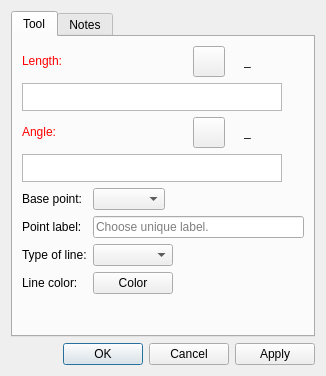
<?xml version="1.0" encoding="UTF-8"?>
<ui version="4.0">
 <class>DialogEndLine</class>
 <widget class="QDialog" name="DialogEndLine">
  <property name="geometry">
   <rect>
    <x>0</x>
    <y>0</y>
    <width>326</width>
    <height>376</height>
   </rect>
  </property>
  <property name="sizePolicy">
   <sizepolicy hsizetype="Preferred" vsizetype="Expanding">
    <horstretch>0</horstretch>
    <verstretch>0</verstretch>
   </sizepolicy>
  </property>
  <property name="windowTitle">
   <string>Point at distance and angle</string>
  </property>
  <property name="windowIcon">
   <iconset resource="../../../vmisc/share/resources/icon.qrc">
    <normaloff>:/icon/64x64/icon64x64.png</normaloff>:/icon/64x64/icon64x64.png</iconset>
  </property>
  <property name="locale">
   <locale language="English" country="UnitedStates"/>
  </property>
  <layout class="QVBoxLayout" name="verticalLayout_2">
   <item>
    <widget class="QTabWidget" name="tabWidget">
     <property name="currentIndex">
      <number>0</number>
     </property>
     <widget class="QWidget" name="tab">
      <attribute name="title">
       <string>Tool</string>
      </attribute>
      <layout class="QVBoxLayout" name="verticalLayout">
       <item>
        <layout class="QHBoxLayout" name="horizontalLayout">
         <item alignment="Qt::AlignLeft">
          <widget class="QLabel" name="labelEditFormula">
           <property name="sizePolicy">
            <sizepolicy hsizetype="Fixed" vsizetype="Fixed">
             <horstretch>0</horstretch>
             <verstretch>0</verstretch>
            </sizepolicy>
           </property>
           <property name="palette">
            <palette>
             <active>
              <colorrole role="WindowText">
               <brush brushstyle="SolidPattern">
                <color alpha="255">
                 <red>255</red>
                 <green>0</green>
                 <blue>0</blue>
                </color>
               </brush>
              </colorrole>
             </active>
             <inactive>
              <colorrole role="WindowText">
               <brush brushstyle="SolidPattern">
                <color alpha="255">
                 <red>255</red>
                 <green>0</green>
                 <blue>0</blue>
                </color>
               </brush>
              </colorrole>
             </inactive>
             <disabled>
              <colorrole role="WindowText">
               <brush brushstyle="SolidPattern">
                <color alpha="255">
                 <red>159</red>
                 <green>158</green>
                 <blue>158</blue>
                </color>
               </brush>
              </colorrole>
             </disabled>
            </palette>
           </property>
           <property name="text">
            <string>Length:</string>
           </property>
          </widget>
         </item>
         <item>
          <spacer name="horizontalSpacer">
           <property name="orientation">
            <enum>Qt::Horizontal</enum>
           </property>
           <property name="sizeType">
            <enum>QSizePolicy::Expanding</enum>
           </property>
           <property name="sizeHint" stdset="0">
            <size>
             <width>40</width>
             <height>20</height>
            </size>
           </property>
          </spacer>
         </item>
         <item alignment="Qt::AlignRight">
          <widget class="QToolButton" name="toolButtonExprLength">
           <property name="sizePolicy">
            <sizepolicy hsizetype="Fixed" vsizetype="Fixed">
             <horstretch>0</horstretch>
             <verstretch>0</verstretch>
            </sizepolicy>
           </property>
           <property name="toolTip">
            <string>Formula wizard</string>
           </property>
           <property name="text">
            <string notr="true"/>
           </property>
           <property name="icon">
            <iconset resource="../../../vmisc/share/resources/icon.qrc">
             <normaloff>:/icon/light/24x24/fx.png</normaloff>:/icon/light/24x24/fx.png</iconset>
           </property>
           <property name="iconSize">
            <size>
             <width>24</width>
             <height>24</height>
            </size>
           </property>
          </widget>
         </item>
         <item alignment="Qt::AlignRight">
          <widget class="QLabel" name="label_4">
           <property name="sizePolicy">
            <sizepolicy hsizetype="Fixed" vsizetype="Fixed">
             <horstretch>0</horstretch>
             <verstretch>0</verstretch>
            </sizepolicy>
           </property>
           <property name="text">
            <string/>
           </property>
           <property name="pixmap">
            <pixmap resource="../../../vmisc/share/resources/icon.qrc">:/icon/light/24x24/equal.png</pixmap>
           </property>
          </widget>
         </item>
         <item alignment="Qt::AlignRight">
          <widget class="QLabel" name="labelResultCalculation">
           <property name="sizePolicy">
            <sizepolicy hsizetype="Fixed" vsizetype="Fixed">
             <horstretch>0</horstretch>
             <verstretch>0</verstretch>
            </sizepolicy>
           </property>
           <property name="minimumSize">
            <size>
             <width>60</width>
             <height>0</height>
            </size>
           </property>
           <property name="toolTip">
            <string>Value</string>
           </property>
           <property name="text">
            <string notr="true">_</string>
           </property>
          </widget>
         </item>
        </layout>
       </item>
       <item>
        <layout class="QHBoxLayout" name="horizontalLayout_8">
         <item>
          <widget class="VPlainTextEdit" name="plainTextEditFormula">
           <property name="sizePolicy">
            <sizepolicy hsizetype="Expanding" vsizetype="Preferred">
             <horstretch>0</horstretch>
             <verstretch>0</verstretch>
            </sizepolicy>
           </property>
           <property name="maximumSize">
            <size>
             <width>16777215</width>
             <height>28</height>
            </size>
           </property>
           <property name="baseSize">
            <size>
             <width>4</width>
             <height>0</height>
            </size>
           </property>
           <property name="toolTip">
            <string>Calculation</string>
           </property>
           <property name="tabChangesFocus">
            <bool>true</bool>
           </property>
           <property name="lineWrapMode">
            <enum>QPlainTextEdit::NoWrap</enum>
           </property>
          </widget>
         </item>
         <item>
          <widget class="QPushButton" name="pushButtonGrowLength">
           <property name="maximumSize">
            <size>
             <width>16</width>
             <height>16</height>
            </size>
           </property>
           <property name="toolTip">
            <string>&lt;html&gt;&lt;head/&gt;&lt;body&gt;&lt;p&gt;Show full calculation in message box&lt;/p&gt;&lt;/body&gt;&lt;/html&gt;</string>
           </property>
           <property name="text">
            <string notr="true"/>
           </property>
           <property name="icon">
            <iconset theme="go-down"/>
           </property>
           <property name="iconSize">
            <size>
             <width>16</width>
             <height>16</height>
            </size>
           </property>
           <property name="flat">
            <bool>true</bool>
           </property>
          </widget>
         </item>
        </layout>
       </item>
       <item>
        <layout class="QHBoxLayout" name="horizontalLayout_9">
         <item alignment="Qt::AlignLeft">
          <widget class="QLabel" name="labelEditAngle">
           <property name="sizePolicy">
            <sizepolicy hsizetype="Fixed" vsizetype="Fixed">
             <horstretch>0</horstretch>
             <verstretch>0</verstretch>
            </sizepolicy>
           </property>
           <property name="palette">
            <palette>
             <active>
              <colorrole role="WindowText">
               <brush brushstyle="SolidPattern">
                <color alpha="255">
                 <red>255</red>
                 <green>0</green>
                 <blue>0</blue>
                </color>
               </brush>
              </colorrole>
             </active>
             <inactive>
              <colorrole role="WindowText">
               <brush brushstyle="SolidPattern">
                <color alpha="255">
                 <red>255</red>
                 <green>0</green>
                 <blue>0</blue>
                </color>
               </brush>
              </colorrole>
             </inactive>
             <disabled>
              <colorrole role="WindowText">
               <brush brushstyle="SolidPattern">
                <color alpha="255">
                 <red>159</red>
                 <green>158</green>
                 <blue>158</blue>
                </color>
               </brush>
              </colorrole>
             </disabled>
            </palette>
           </property>
           <property name="text">
            <string>Angle:</string>
           </property>
          </widget>
         </item>
         <item>
          <spacer name="horizontalSpacer_2">
           <property name="orientation">
            <enum>Qt::Horizontal</enum>
           </property>
           <property name="sizeHint" stdset="0">
            <size>
             <width>40</width>
             <height>20</height>
            </size>
           </property>
          </spacer>
         </item>
         <item alignment="Qt::AlignRight">
          <widget class="QToolButton" name="toolButtonExprAngle">
           <property name="sizePolicy">
            <sizepolicy hsizetype="Fixed" vsizetype="Fixed">
             <horstretch>0</horstretch>
             <verstretch>0</verstretch>
            </sizepolicy>
           </property>
           <property name="toolTip">
            <string>Formula wizard</string>
           </property>
           <property name="text">
            <string notr="true"/>
           </property>
           <property name="icon">
            <iconset resource="../../../vmisc/share/resources/icon.qrc">
             <normaloff>:/icon/light/24x24/fx.png</normaloff>:/icon/light/24x24/fx.png</iconset>
           </property>
           <property name="iconSize">
            <size>
             <width>24</width>
             <height>24</height>
            </size>
           </property>
          </widget>
         </item>
         <item alignment="Qt::AlignRight">
          <widget class="QLabel" name="label_5">
           <property name="sizePolicy">
            <sizepolicy hsizetype="Fixed" vsizetype="Fixed">
             <horstretch>0</horstretch>
             <verstretch>0</verstretch>
            </sizepolicy>
           </property>
           <property name="text">
            <string/>
           </property>
           <property name="pixmap">
            <pixmap resource="../../../vmisc/share/resources/icon.qrc">:/icon/light/24x24/equal.png</pixmap>
           </property>
          </widget>
         </item>
         <item alignment="Qt::AlignRight">
          <widget class="QLabel" name="labelResultCalculationAngle">
           <property name="sizePolicy">
            <sizepolicy hsizetype="Fixed" vsizetype="Fixed">
             <horstretch>0</horstretch>
             <verstretch>0</verstretch>
            </sizepolicy>
           </property>
           <property name="minimumSize">
            <size>
             <width>60</width>
             <height>0</height>
            </size>
           </property>
           <property name="toolTip">
            <string>Value</string>
           </property>
           <property name="text">
            <string notr="true">_</string>
           </property>
          </widget>
         </item>
        </layout>
       </item>
       <item>
        <layout class="QHBoxLayout" name="horizontalLayout_10">
         <item>
          <widget class="VPlainTextEdit" name="plainTextEditAngle">
           <property name="sizePolicy">
            <sizepolicy hsizetype="Expanding" vsizetype="Preferred">
             <horstretch>0</horstretch>
             <verstretch>0</verstretch>
            </sizepolicy>
           </property>
           <property name="maximumSize">
            <size>
             <width>16777215</width>
             <height>28</height>
            </size>
           </property>
           <property name="baseSize">
            <size>
             <width>4</width>
             <height>0</height>
            </size>
           </property>
           <property name="toolTip">
            <string>Calculation</string>
           </property>
           <property name="tabChangesFocus">
            <bool>true</bool>
           </property>
           <property name="lineWrapMode">
            <enum>QPlainTextEdit::NoWrap</enum>
           </property>
          </widget>
         </item>
         <item>
          <widget class="QPushButton" name="pushButtonGrowLengthAngle">
           <property name="maximumSize">
            <size>
             <width>16</width>
             <height>16</height>
            </size>
           </property>
           <property name="toolTip">
            <string>&lt;html&gt;&lt;head/&gt;&lt;body&gt;&lt;p&gt;Show full calculation in message box&lt;/p&gt;&lt;/body&gt;&lt;/html&gt;</string>
           </property>
           <property name="text">
            <string notr="true"/>
           </property>
           <property name="icon">
            <iconset theme="go-down"/>
           </property>
           <property name="iconSize">
            <size>
             <width>16</width>
             <height>16</height>
            </size>
           </property>
           <property name="flat">
            <bool>true</bool>
           </property>
          </widget>
         </item>
        </layout>
       </item>
       <item>
        <layout class="QFormLayout" name="formLayout">
         <property name="fieldGrowthPolicy">
          <enum>QFormLayout::ExpandingFieldsGrow</enum>
         </property>
         <item row="0" column="0">
          <widget class="QLabel" name="label_3">
           <property name="sizePolicy">
            <sizepolicy hsizetype="Expanding" vsizetype="Preferred">
             <horstretch>0</horstretch>
             <verstretch>0</verstretch>
            </sizepolicy>
           </property>
           <property name="text">
            <string>Base point:</string>
           </property>
          </widget>
         </item>
         <item row="0" column="1">
          <widget class="QComboBox" name="comboBoxBasePoint"/>
         </item>
         <item row="1" column="0">
          <widget class="QLabel" name="labelEditNamePoint">
           <property name="sizePolicy">
            <sizepolicy hsizetype="Expanding" vsizetype="Preferred">
             <horstretch>0</horstretch>
             <verstretch>0</verstretch>
            </sizepolicy>
           </property>
           <property name="text">
            <string>Point label:</string>
           </property>
          </widget>
         </item>
         <item row="1" column="1">
          <widget class="QLineEdit" name="lineEditNamePoint">
           <property name="toolTip">
            <string>Unique label</string>
           </property>
           <property name="placeholderText">
            <string>Choose unique label.</string>
           </property>
          </widget>
         </item>
         <item row="2" column="0">
          <widget class="QLabel" name="label_7">
           <property name="sizePolicy">
            <sizepolicy hsizetype="Expanding" vsizetype="Preferred">
             <horstretch>0</horstretch>
             <verstretch>0</verstretch>
            </sizepolicy>
           </property>
           <property name="text">
            <string>Type of line:</string>
           </property>
          </widget>
         </item>
         <item row="2" column="1">
          <widget class="QComboBox" name="comboBoxLineType">
           <property name="minimumSize">
            <size>
             <width>80</width>
             <height>0</height>
            </size>
           </property>
           <property name="maximumSize">
            <size>
             <width>110</width>
             <height>16777215</height>
            </size>
           </property>
           <property name="iconSize">
            <size>
             <width>80</width>
             <height>14</height>
            </size>
           </property>
          </widget>
         </item>
         <item row="3" column="0">
          <widget class="QLabel" name="label">
           <property name="sizePolicy">
            <sizepolicy hsizetype="Expanding" vsizetype="Preferred">
             <horstretch>0</horstretch>
             <verstretch>0</verstretch>
            </sizepolicy>
           </property>
           <property name="text">
            <string>Line color:</string>
           </property>
          </widget>
         </item>
         <item row="3" column="1">
          <widget class="VPE::QtColorPicker" name="pushButtonLineColor">
           <property name="text">
            <string notr="true">Color</string>
           </property>
          </widget>
         </item>
        </layout>
       </item>
       <item>
        <spacer name="verticalSpacer">
         <property name="orientation">
          <enum>Qt::Vertical</enum>
         </property>
         <property name="sizeHint" stdset="0">
          <size>
           <width>20</width>
           <height>40</height>
          </size>
         </property>
        </spacer>
       </item>
      </layout>
     </widget>
     <widget class="QWidget" name="tab_2">
      <attribute name="title">
       <string>Notes</string>
      </attribute>
      <layout class="QVBoxLayout" name="verticalLayout_3">
       <item>
        <widget class="QPlainTextEdit" name="plainTextEditToolNotes"/>
       </item>
      </layout>
     </widget>
    </widget>
   </item>
   <item>
    <widget class="QDialogButtonBox" name="buttonBox">
     <property name="orientation">
      <enum>Qt::Horizontal</enum>
     </property>
     <property name="standardButtons">
      <set>QDialogButtonBox::Apply|QDialogButtonBox::Cancel|QDialogButtonBox::Ok</set>
     </property>
    </widget>
   </item>
  </layout>
 </widget>
 <customwidgets>
  <customwidget>
   <class>VPE::QtColorPicker</class>
   <extends>QPushButton</extends>
   <header>../vpropertyexplorer/qtcolorpicker.h</header>
  </customwidget>
  <customwidget>
   <class>VPlainTextEdit</class>
   <extends>QPlainTextEdit</extends>
   <header>../vwidgets/vplaintextedit.h</header>
  </customwidget>
 </customwidgets>
 <tabstops>
  <tabstop>plainTextEditFormula</tabstop>
  <tabstop>pushButtonGrowLength</tabstop>
  <tabstop>plainTextEditAngle</tabstop>
  <tabstop>pushButtonGrowLengthAngle</tabstop>
  <tabstop>comboBoxBasePoint</tabstop>
  <tabstop>lineEditNamePoint</tabstop>
  <tabstop>comboBoxLineType</tabstop>
  <tabstop>buttonBox</tabstop>
 </tabstops>
 <resources>
  <include location="../../../vmisc/share/resources/icon.qrc"/>
 </resources>
 <connections>
  <connection>
   <sender>buttonBox</sender>
   <signal>accepted()</signal>
   <receiver>DialogEndLine</receiver>
   <slot>accept()</slot>
   <hints>
    <hint type="sourcelabel">
     <x>248</x>
     <y>254</y>
    </hint>
    <hint type="destinationlabel">
     <x>157</x>
     <y>274</y>
    </hint>
   </hints>
  </connection>
  <connection>
   <sender>buttonBox</sender>
   <signal>rejected()</signal>
   <receiver>DialogEndLine</receiver>
   <slot>reject()</slot>
   <hints>
    <hint type="sourcelabel">
     <x>316</x>
     <y>260</y>
    </hint>
    <hint type="destinationlabel">
     <x>286</x>
     <y>274</y>
    </hint>
   </hints>
  </connection>
 </connections>
</ui>
